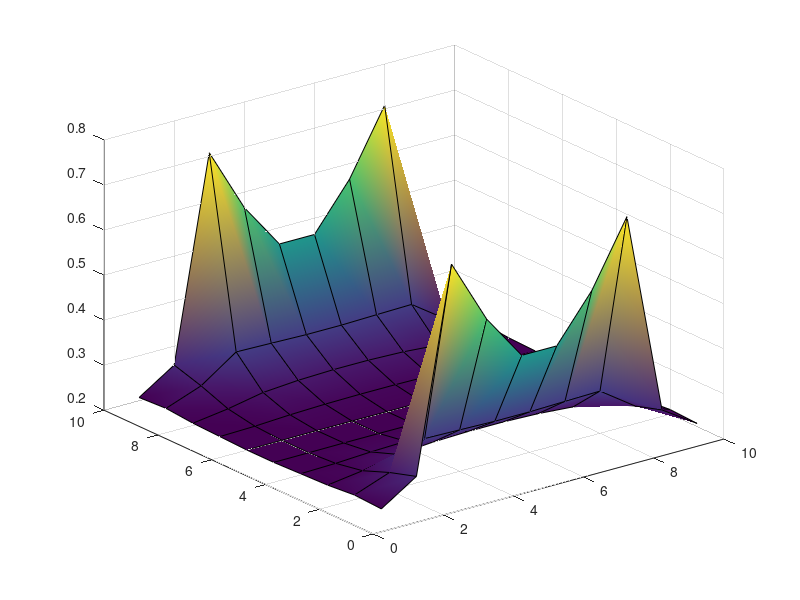

MATLAB code for this plot:
solmat = [0.20715
0.258181
0.708447
0.565541
0.463715
0.463715
0.565541
0.708447
0.258181
0.20715
0.210483
0.239449
0.293663
0.291897
0.289906
0.289906
0.291897
0.293663
0.239449
0.210483
0.205036
0.215899
0.23106
0.237032
0.239527
0.239527
0.237032
0.23106
0.215899
0.205036
0.202822
0.204788
0.209019
0.211551
0.212601
0.212601
0.211551
0.209019
0.204788
0.202822
0.200499
0.200859
0.201441
0.201532
0.20136
0.20136
0.201532
0.201441
0.200859
0.200499
0.200499
0.200859
0.201441
0.201532
0.20136
0.20136
0.201532
0.201441
0.200859
0.200499
0.202822
0.204788
0.209019
0.211551
0.212601
0.212601
0.211551
0.209019
0.204788
0.202822
0.205036
0.215899
0.23106
0.237032
0.239527
0.239527
0.237032
0.23106
0.215899
0.205036
0.210483
0.239449
0.293663
0.291897
0.289906
0.289906
0.291897
0.293663
0.239449
0.210483
0.20715
0.258181
0.708447
0.565541
0.463715
0.463715
0.565541
0.708447
0.258181
0.20715
];

solmatt = zeros(10,10);

for i = 1:10
    for j = 1:10
         solmatt(i,j) = solmat((i-1)*10+j);
    end
end

surf(solmatt,'FaceColor','interp')
